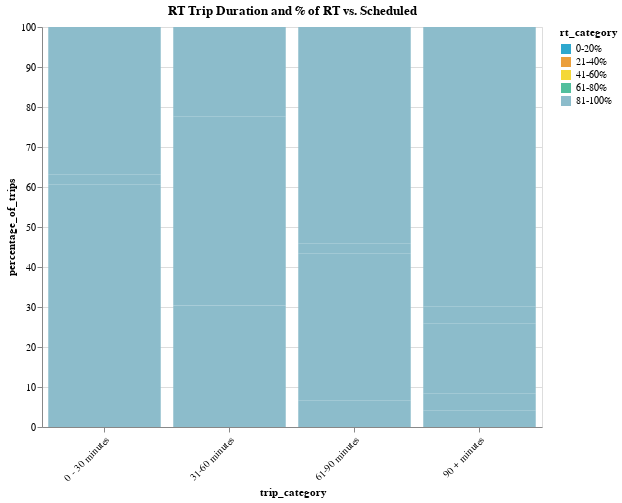

This figure's notebook cell:
### Code cell
threshold_utils.chart_size(rt_trip_time_chart,500,400)

### Figure 1 — Vega-Lite specification as saved in the notebook (floating-point values rounded to 4 significant figures; data arrays with more than 128 entries replaced by an {"elided": "..."} marker saying what was removed)
{"config": {"view": {"continuousWidth": 400, "continuousHeight": 300}}, "data": {"name": "data-44883a11d2d7008e758d3f28af818c15"}, "mark": {"type": "bar", "clip": true}, "encoding": {"color": {"field": "rt_category", "scale": {"range": ["#2EA8CE", "#EB9F3C", "#F4D837", "#51BF9D", "#8CBCCB", "#9487C0"]}, "type": "nominal"}, "tooltip": [{"field": "_gtfs_dataset_name", "type": "nominal"}, {"field": "trip_category", "type": "nominal"}, {"field": "rt_category", "type": "nominal"}, {"field": "rt_trip_counts_by_operator", "type": "quantitative"}, {"field": "total_trips", "type": "quantitative"}, {"field": "percentage_of_trips", "type": "quantitative"}], "x": {"axis": {"labelAngle": -45}, "field": "trip_category", "type": "nominal"}, "y": {"field": "percentage_of_trips", "scale": {"domain": [0, 100]}, "type": "quantitative"}}, "height": 400, "selection": {"selector001": {"type": "single", "fields": ["_gtfs_dataset_name"], "bind": {"input": "select", "options": [null, "Anaheim Resort VehiclePositions", "Antelope Valley Transit Authority Vehicle Positions", "Banning Pass Vehicle Positions", "Bay Area 511 AC Transit Vehicle Position", "Bay Area 511 Caltrain VehiclePositions", "Bay Area 511 County Connection VehiclePositions", "Bay Area 511 Dumbarton Express VehiclePositions", "Bay Area 511 Emery Go-Round VehiclePositions", "Bay Area 511 Fairfield and Suisun Transit Vehicle Positions", "Bay Area 511 Golden Gate Transit Vehicle Positions", "Bay Area 511 MVGO VehiclePositions", "Bay Area 511 Marin VehiclePositions", "Bay Area 511 Muni VehiclePositions", "Bay Area 511 Petaluma VehiclePositions", "Bay Area 511 SamTrans VehiclePositions", "Bay Area 511 San Francisco Bay Ferry VehiclePositions", "Bay Area 511 Santa Clara Transit VehiclePositions", "Bay Area 511 Santa Rosa CityBus VehiclePositions", "Bay Area 511 SolTrans VehiclePositions", "Bay Area 511 Sonoma County Transit Vehicle Positions", "Bay Area 511 Sonoma-Marin Area Rail Transit VehiclePositions", "Bay Area 511 Tri Delta VehiclePositions", "Bay Area 511 Tri-Valley Wheels VehiclePositions", "Bay Area 511 Union City Transit VehiclePositions", "Bay Area 511 Vine Transit VehiclePositions", "Bay Area 511 WestCAT VehiclePositions", "Beach Cities VehiclePositions", "Bear Vehicle Positions", "Beaumont Pass Vehicle Positions", "Big Blue Bus VehiclePositions", "BruinBus Vehicle Positions", "Burbank VehiclePositions", "Commerce VehiclePositions", "Eastern Sierra Vehicle Positions", "Elk Grove VehiclePositions", "Foothill Vehicle Positions", "Fresno Vehicle Positions", "GET VehiclePositions", "Humboldt Vehicle Positions", "Kings Vehicle Positions", "LA DOT VehiclePositions", "LA Metro Bus Vehicle Positions", "LA Metro Rail Vehicle Positions", "Lake Vehicle Positions", "Long Beach VehiclePositions", "Madera County Connection Vehicle Positions", "Montebello Vehicle Positions", "Monterey Salinas VehiclePositions", "Nevada County Vehicle Positions", "North County Vehicle Positions", "Norwalk Vehicle Positions", "OCTA VehiclePositions", "Pasadena VehiclePositions", "PresidiGo VehiclePositions", "Redding Vehicle Positions", "Redwood Coast Vehicle Positions", "Riverside VehiclePositions", "San Diego Vehicle Positions", "San Joaquin Vehicle Positions", "Santa Clarita VehiclePositions", "Santa Maria Vehicle Positions", "Santa Ynez Vehicle Positions", "StanRTA Vehicle Positions", "Tahoe Transportation Vehicle Positions", "Torrance Swiftly Vehicle Positions", "Torrance Vehicle Positions", "Turlock Vehicle Positions", "Unitrans Vehicle Positions", "VCTC Vehicle Positions", "Victor Valley Vehicle Position", "Visalia VehiclePositions", "WeHo Vehicle Positions"], "labels": ["All", "Anaheim Resort VehiclePositions", "Antelope Valley Transit Authority Vehicle Positions", "Banning Pass Vehicle Positions", "Bay Area 511 AC Transit Vehicle Position", "Bay Area 511 Caltrain VehiclePositions", "Bay Area 511 County Connection VehiclePositions", "Bay Area 511 Dumbarton Express VehiclePositions", "Bay Area 511 Emery Go-Round VehiclePositions", "Bay Area 511 Fairfield and Suisun Transit Vehicle Positions", "Bay Area 511 Golden Gate Transit Vehicle Positions", "Bay Area 511 MVGO VehiclePositions", "Bay Area 511 Marin VehiclePositions", "Bay Area 511 Muni VehiclePositions", "Bay Area 511 Petaluma VehiclePositions", "Bay Area 511 SamTrans VehiclePositions", "Bay Area 511 San Francisco Bay Ferry VehiclePositions", "Bay Area 511 Santa Clara Transit VehiclePositions", "Bay Area 511 Santa Rosa CityBus VehiclePositions", "Bay Area 511 SolTrans VehiclePositions", "Bay Area 511 Sonoma County Transit Vehicle Positions", "Bay Area 511 Sonoma-Marin Area Rail Transit VehiclePositions", "Bay Area 511 Tri Delta VehiclePositions", "Bay Area 511 Tri-Valley Wheels VehiclePositions", "Bay Area 511 Union City Transit VehiclePositions", "Bay Area 511 Vine Transit VehiclePositions", "Bay Area 511 WestCAT VehiclePositions", "Beach Cities VehiclePositions", "Bear Vehicle Positions", "Beaumont Pass Vehicle Positions", "Big Blue Bus VehiclePositions", "BruinBus Vehicle Positions", "Burbank VehiclePositions", "Commerce VehiclePositions", "Eastern Sierra Vehicle Positions", "Elk Grove VehiclePositions", "Foothill Vehicle Positions", "Fresno Vehicle Positions", "GET VehiclePositions", "Humboldt Vehicle Positions", "Kings Vehicle Positions", "LA DOT VehiclePositions", "LA Metro Bus Vehicle Positions", "LA Metro Rail Vehicle Positions", "Lake Vehicle Positions", "Long Beach VehiclePositions", "Madera County Connection Vehicle Positions", "Montebello Vehicle Positions", "Monterey Salinas VehiclePositions", "Nevada County Vehicle Positions", "North County Vehicle Positions", "Norwalk Vehicle Positions", "OCTA VehiclePositions", "Pasadena VehiclePositions", "PresidiGo VehiclePositions", "Redding Vehicle Positions", "Redwood Coast Vehicle Positions", "Riverside VehiclePositions", "San Diego Vehicle Positions", "San Joaquin Vehicle Positions", "Santa Clarita VehiclePositions", "Santa Maria Vehicle Positions", "Santa Ynez Vehicle Positions", "StanRTA Vehicle Positions", "Tahoe Transportation Vehicle Positions", "Torrance Swiftly Vehicle Positions", "Torrance Vehicle Positions", "Turlock Vehicle Positions", "Unitrans Vehicle Positions", "VCTC Vehicle Positions", "Victor Valley Vehicle Position", "Visalia VehiclePositions", "WeHo Vehicle Positions"], "name": "Operator"}}}, "title": "RT Trip Duration and % of RT vs. Scheduled", "transform": [{"filter": {"selection": "selector001"}}], "width": 500, "$schema": "https://vega.github.io/schema/vega-lite/v4.17.0.json", "datasets": {"data-44883a11d2d7008e758d3f28af818c15": {"elided": "711 records"}}}
